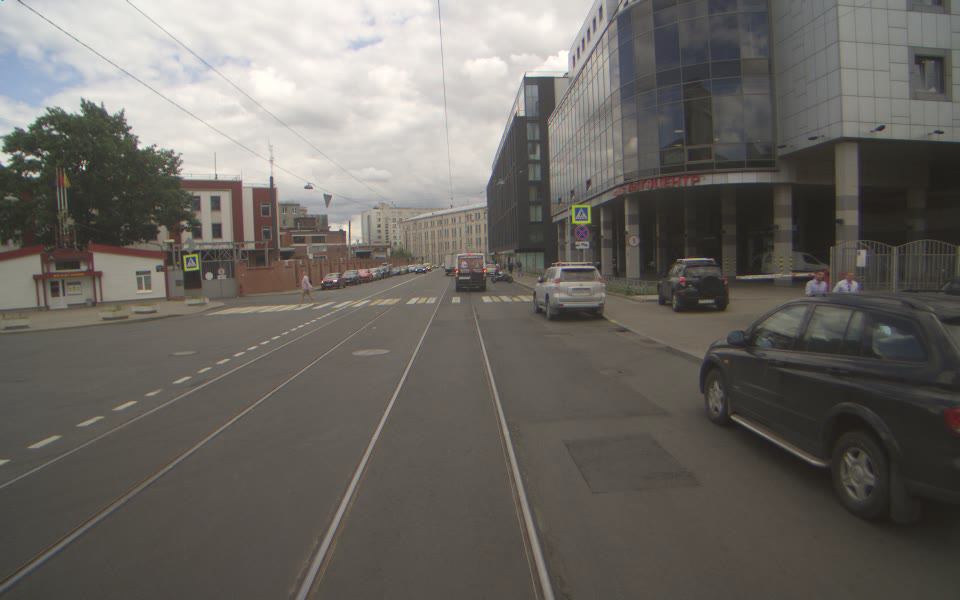
#> input picture data/road.png, 960 x 600 px, found by its file name
$ python 'task7.5_(MasksUsage).py'
#> lines starting #> are read from the running program, lines starting #| are printed output that depends on the picture; after the words box and inside, x2 and y2 are one past the last pixel; in counts of white or black regions, pixels touching at a corner belong together
import cv2
import os
import numpy as np


if __name__ == "__main__":
    # check the current working directory (CWD)
    # run examples from root (cv_book folder)
    cwd = os.getcwd()
    # Load our input image
    file_path = os.path.join('data', 'road.png')
    input_image = cv2.imread(file_path)
#> input_image is the input picture: shape (600, 960, 3); mean B, G, R 98.6, 103.6, 107.5
    if input_image is None:
        print('CWD:', cwd)
        print('Image is empty. Check a file path')
        raise SystemExit(-100)

    # create mask for vehicle
    mask = np.zeros(input_image.shape[:2], np.uint8)
    # start point (left_top) & end point (right_bottom)
    vehicle_rect = [(530, 260), (530 + 80, 260 + 65)]
    cv2.rectangle(mask, vehicle_rect[0], vehicle_rect[1],
                  color=255, thickness=-1)
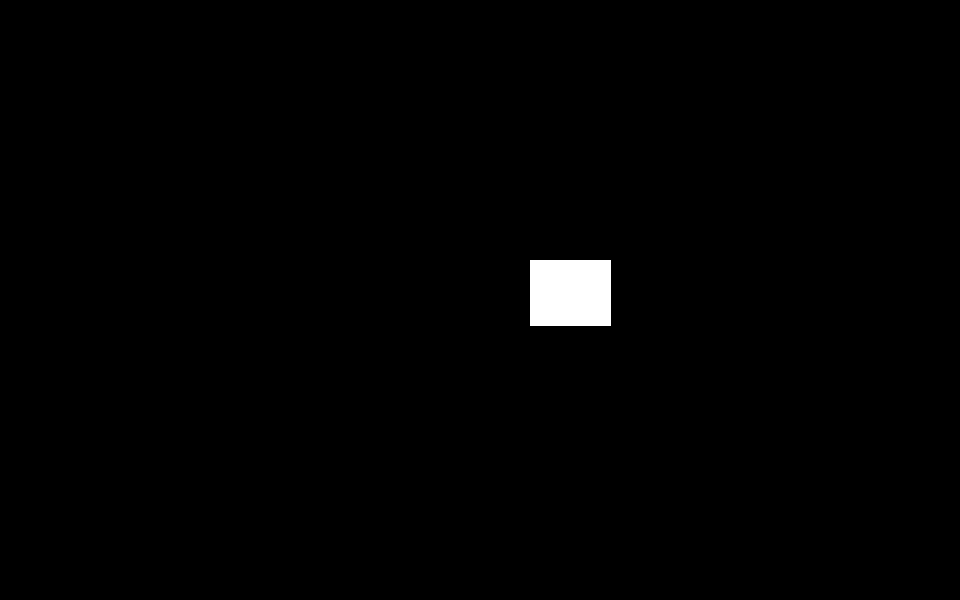
#> mask: shape (600, 960); 0.93% white; 1 white region, box (x1, y1, x2, y2) and area: (530, 260, 611, 326) 5346
    # apply the mask
    res = cv2.bitwise_and(input_image, input_image, mask=mask)
    cv2.imshow('res', res)

    k = cv2.waitKey()
#> (key Esc is pressed here)
    cv2.destroyAllWindows()

    # create mask for cross-road
    mask = np.zeros(input_image.shape[:2], np.uint8)
    # 4 points
    pts = np.array([
        [200, 315], [240, 305], [530, 295], [530, 300]
    ], np.int32)
    # not polylines 'cause we should have a filled region
    cv2.fillPoly(mask, [pts], color=255)
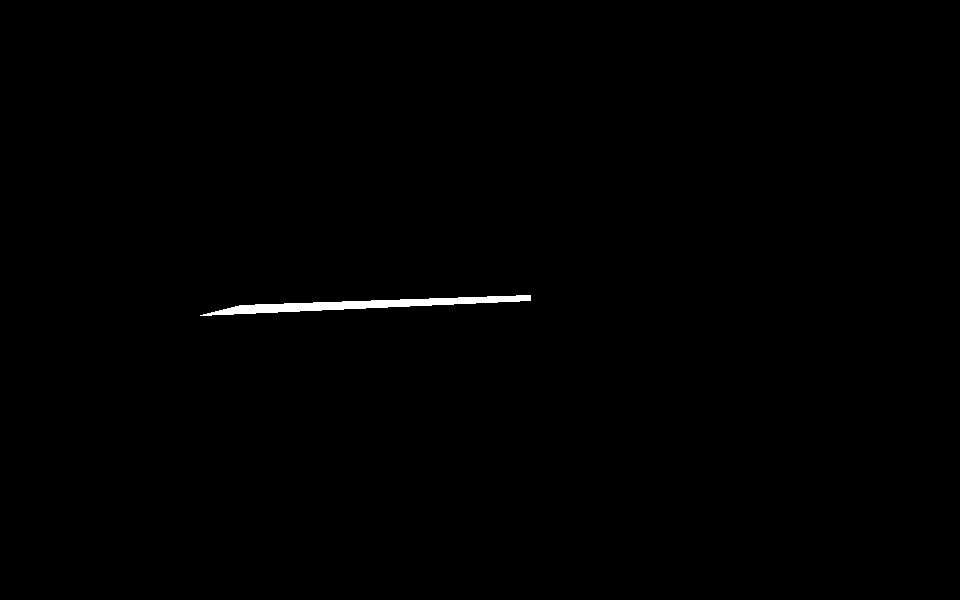
#> mask: shape (600, 960); 0.42% white; 1 white region, box (x1, y1, x2, y2) and area: (200, 295, 531, 316) 2411
    # apply the mask
    res = cv2.bitwise_and(input_image, input_image, mask=mask)
    cv2.imshow('res', res)
    k = cv2.waitKey()
#> (key Esc is pressed here)
    cv2.destroyAllWindows()
